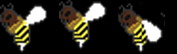

The image is a tile-based game level rendered from a .tmx file. Its description and complete source (layers, tilesets, objects, tile grids) follow:
An orthogonal 3x1 tile map with 59x54 px tiles, 1 tile layer (Capa de Patrones 1), 2 tilesets.

<map version="1.0" orientation="orthogonal" renderorder="right-down" width="3" height="1" tilewidth="59" tileheight="54" nextobjectid="1">
 <tileset firstgid="1" name="spritesheet shooting 1" tilewidth="49" tileheight="54" tilecount="360" columns="20">
  <image source="spritesheet shooting 1.png" trans="ff00ff" width="1000" height="1000" />
  <tile id="0">
   <animation>
    <frame tileid="0" duration="100" />
    <frame tileid="1" duration="100" />
    <frame tileid="2" duration="100" />
    <frame tileid="3" duration="100" />
    <frame tileid="4" duration="100" />
    <frame tileid="5" duration="100" />
    <frame tileid="6" duration="100" />
    <frame tileid="7" duration="100" />
    <frame tileid="8" duration="100" />
    <frame tileid="9" duration="100" />
    <frame tileid="10" duration="100" />
   </animation>
  </tile>
 </tileset>
 <tileset firstgid="361" name="Sin título-6" tilewidth="47" tileheight="51" tilecount="399" columns="21">
  <image source="Sin título-6.png" trans="ff00ff" width="1000" height="1000" />
  <tile id="0">
   <animation>
    <frame tileid="0" duration="100" />
    <frame tileid="1" duration="100" />
    <frame tileid="2" duration="100" />
    <frame tileid="3" duration="100" />
    <frame tileid="21" duration="100" />
    <frame tileid="22" duration="100" />
    <frame tileid="23" duration="100" />
   </animation>
  </tile>
  <tile id="23">
   <animation>
    <frame tileid="23" duration="100" />
    <frame tileid="24" duration="100" />
    <frame tileid="25" duration="100" />
    <frame tileid="26" duration="100" />
    <frame tileid="27" duration="100" />
    <frame tileid="28" duration="100" />
   </animation>
  </tile>
  <tile id="42">
   <animation>
    <frame tileid="42" duration="100" />
    <frame tileid="43" duration="100" />
    <frame tileid="44" duration="100" />
    <frame tileid="45" duration="100" />
    <frame tileid="46" duration="100" />
    <frame tileid="47" duration="100" />
    <frame tileid="48" duration="100" />
    <frame tileid="49" duration="100" />
   </animation>
  </tile>
 </tileset>
 <layer name="Capa de Patrones 1" width="3" height="1">
  <data>
   <tile gid="361" />
   <tile gid="1" />
   <tile gid="384" />
  </data>
 </layer>
</map>
